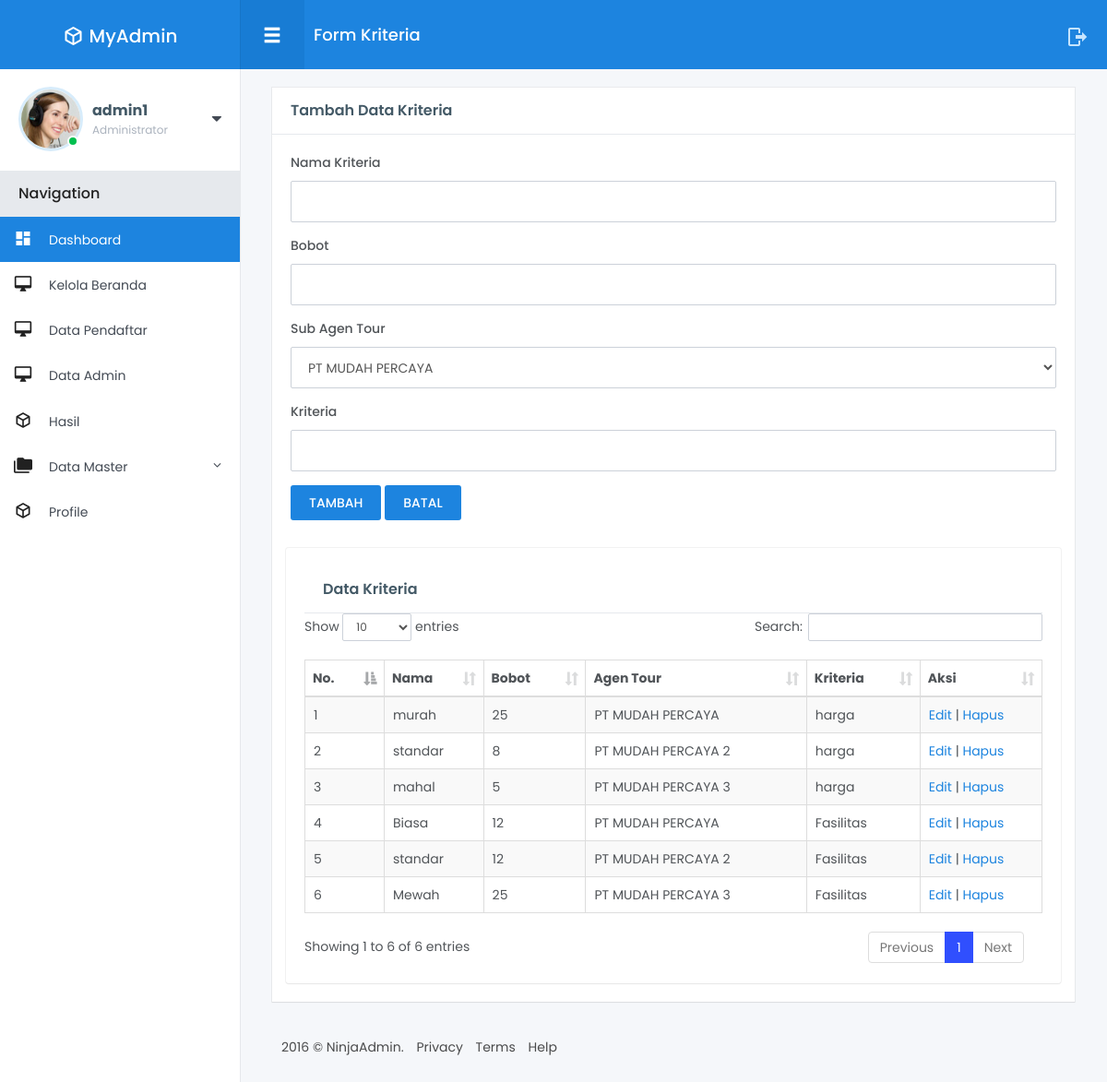
/admin/form-kriteria.php (signed in), run on an earlier commit of the app's database.
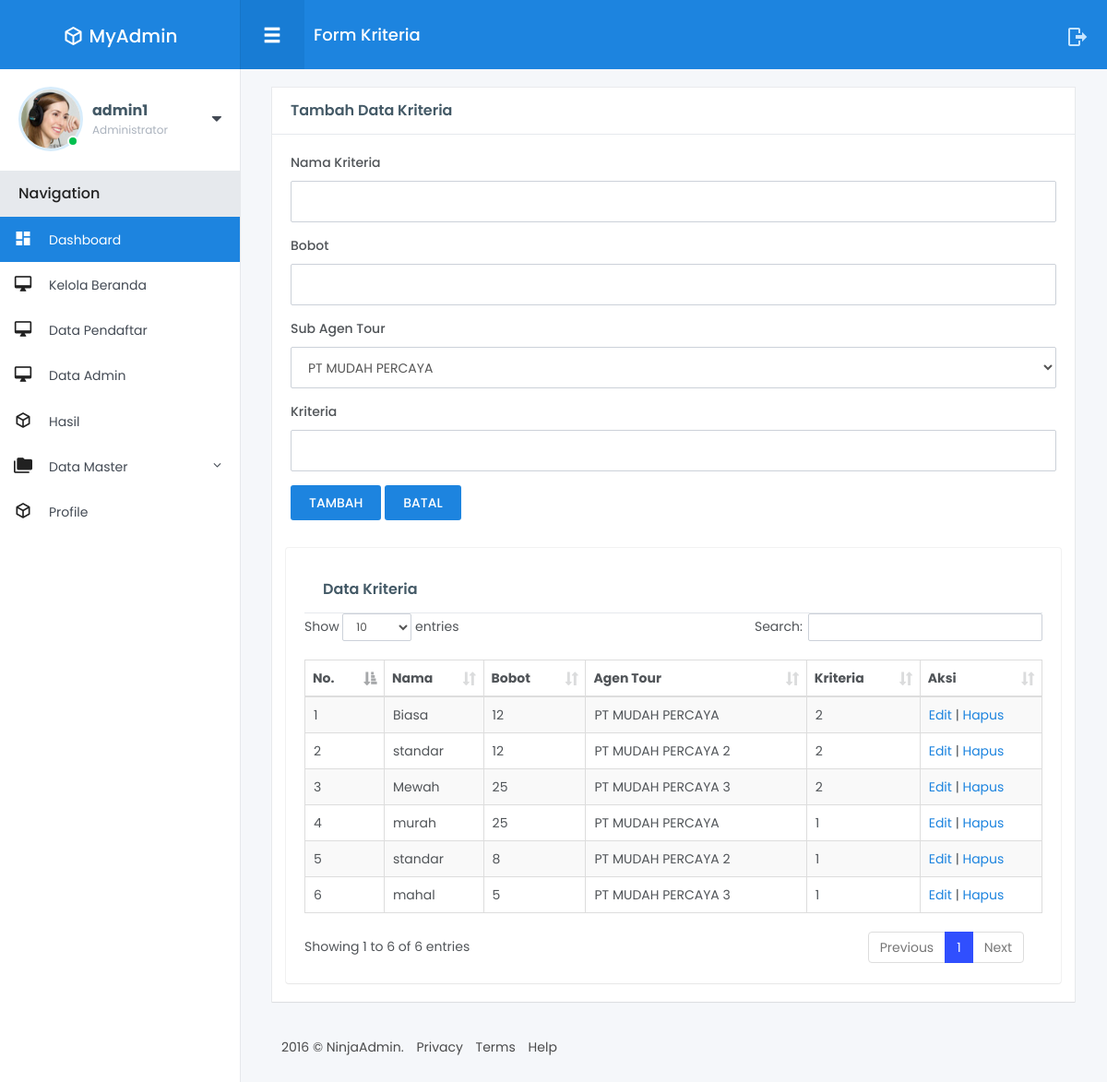
And on a later commit of the database.
### tables this page shows
CREATE TABLE `tabel_kriteria` (
  `id_kriteria` int(11) NOT NULL,
  `nama_kriteria` varchar(50) NOT NULL,
  `bobot` int(11) NOT NULL,
  `sub` varchar(50) NOT NULL,
  `kriteria` varchar(100) NOT NULL
);

CREATE TABLE `agen_tour` (
  `id_agen_tour` int(11) NOT NULL,
  `nama` varchar(50) NOT NULL,
  `agen_tour` varchar(50) NOT NULL,
  `alamat` varchar(50) NOT NULL
);

### admin/form-kriteria.php (the view, shortened to what this page needs)
   <?php
   include "header.php";
   ?>
<div class="fixed-navbar">
	<div class="pull-left">
		<button type="button" class="menu-mobile-button glyphicon glyphicon-menu-hamburger js__menu_mobile"></button>
		<h1 class="page-title">Form Kriteria</h1>
	</div>
	<div class="pull-right">
<a class="ico-item mdi mdi-logout" href="log-out.php" ></a>
	</div>
</div>
<div id="wrapper">
	<div class="main-content">
			<div class="col-lg-12 col-xs-12">
				<div class="box-content card white">
					<h4 class="box-title">Tambah Data Kriteria</h4>
					<div class="card-content">
						<form action="aksi-form-kriteria.php" method="post">
							<div class="form-group">
								<label for="exampleInputEmail1">Nama Kriteria</label>
								<input class="form-control" id="nama_kriteria" name='nama_kriteria' placeholder="">
							</div>
							<div class="form-group">
								<label for="exampleInputEmail1">Bobot</label>
								<input class="form-control" id="bobot" name='bobot' placeholder="">
							</div>
							<div class="form-group">
								<label for="exampleInputPassword1">Sub Agen Tour</label>
								<select class="form-control" id="sub" name='sub'>
											<?php
												$tp=mysqli_query($koneksi,"SELECT * FROM  agen_tour");
												while($r=mysqli_fetch_array($tp)){
												?>
												<option value="<?php echo $r['id_agen_tour']; ?>"><?php echo $r['agen_tour']; ?></option>
												<?php } ?>
											</select>
							</div>
							<div class="form-group">
								<label for="exampleInputPassword1">Kriteria</label>
								<input class="form-control" id="kriteria" name='kriteria' placeholder="">
							</div>
							<button type="submit" class="btn btn-primary btn-sm waves-effect waves-light">TAMBAH</button>
							<a href="form-pendaftaran.php" class="btn btn-primary btn-sm waves-effect waves-light">BATAL</a>
						</form>
						</div>
			<div class="col-xs-12">
				<div class="box-content">
					<h4 class="box-title">Data Kriteria</h4>
					<table id="example" class="table table-striped table-bordered display" style="width:100%">
		<thead>
		<tr>
			<th>No.</th>
			<th>Nama</th>
			<th>Bobot</th>
			<th>Agen Tour</th>
			<th>Kriteria</th>
			<th>Aksi</th>
		</tr>
		</thead>
		<tbody>
			 <?php
                         $tampil=mysqli_query($koneksi,"SELECT * FROM tabel_kriteria join agen_tour on tabel_kriteria.sub=agen_tour.id_agen_tour ORDER BY kriteria DESC");
                                $no = 1;
                                while($r=mysqli_fetch_array($tampil)){
                                ?>
							<tr>
							<td><?php echo $no;?></td>
                            <td><?php echo $r['nama_kriteria'];?></td>
                            <td><?php echo $r['bobot'];?></td>
                            <td><?php echo $r['agen_tour'];?></td>
                            <td><?php echo $r['kriteria'];?></td>
	<td><a href="form-edit-kriteria.php?id=<?php echo $r['id_kriteria'];?>">Edit</a> |
	<a href="aksi-delete-data-form-kriteria.php?id=<?php echo $r['id_kriteria'];?>" onclick="return confirm(\'Yakin?\')">Hapus</a></td>
                            </tr>
                          <?php
                         $no++;
                                }
                                ?>
						</tbody>
					</table>
				</div>
			</div>
			</div>
		<footer class="footer">
			<ul class="list-inline">
				<li>2016 © NinjaAdmin.</li>
				<li><a href="#">Privacy</a></li>
				<li><a href="#">Terms</a></li>
				<li><a href="#">Help</a></li>
			</ul>
		</footer>
	</div>
</body>
</html>

What changed in the data, as far as the page shows it:
changed tabel_kriteria "Biasa": kriteria "Fasilitas" → "2"; moves up the list
changed tabel_kriteria (number 2 of 6 on the later page): kriteria "Fasilitas" → "2"; moves up the list
changed tabel_kriteria "Mewah": kriteria "Fasilitas" → "2"; moves up the list
changed tabel_kriteria "murah": kriteria "harga" → "1"
changed tabel_kriteria (number 5 of 6 on the later page): kriteria "harga" → "1"
changed tabel_kriteria "mahal": kriteria "harga" → "1"
